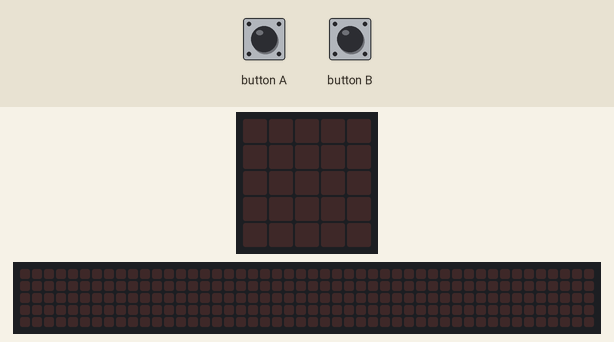
Recording of a program running on a simulated BBC micro:bit (MakeCode). Shown: the board's 5×5 LED display, a strip that is not on the board, showing the scrolling text unrolled. Inputs (shaded band) come from the test bench. The 48×5 strip is a reading aid, not a part: it shows the text the display is scrolling, unrolled, one strip-width of it at a time.

Above: at 1.2 s.
1.3 s: button B pressed for 0.15 s
At 1.52 s:
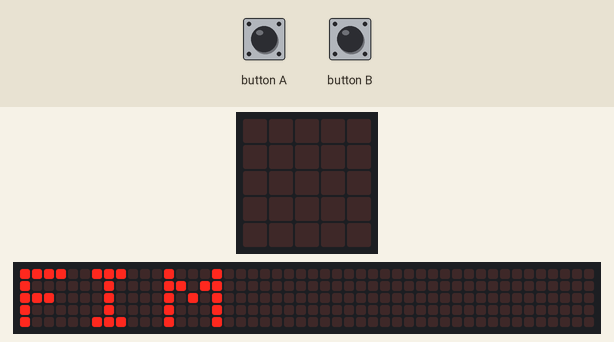
4.3 s: button A pressed for 0.15 s
At 5.8 s:
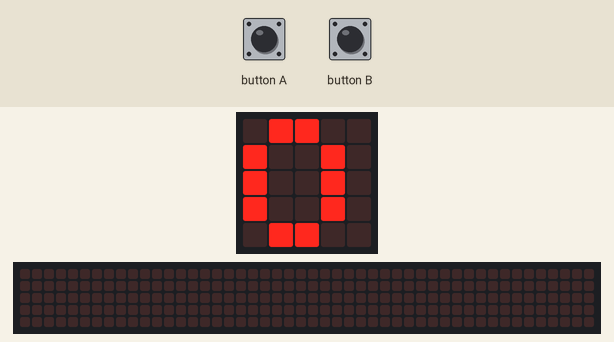
7.4 s: button B pressed for 0.15 s
At 7.62 s:
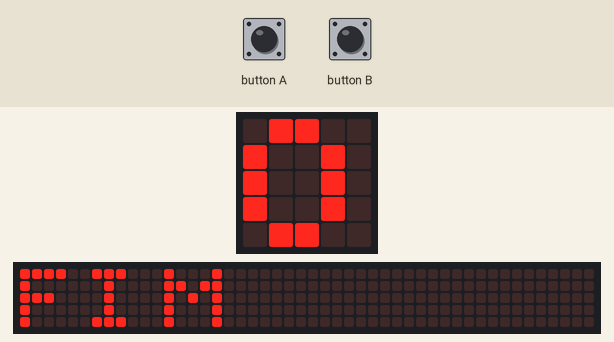
10.4 s: button B pressed for 0.15 s
At 12.37 s:
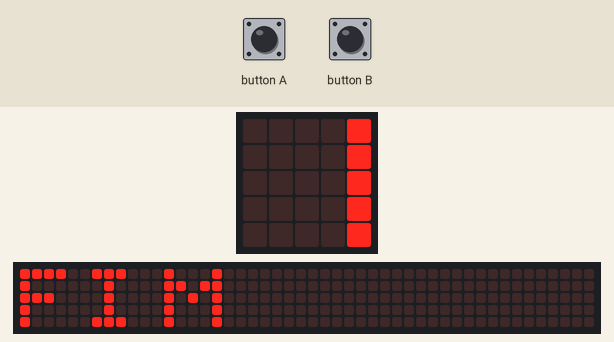
Timing chart, 0 to 13.9 s (numbered marks = the images above; inputs shaded):
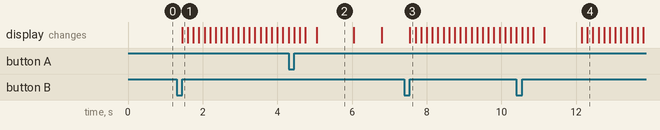

The program:

main.ts
```typescript
let numero = 0
let Número = 0
input.onButtonPressed(Button.A, function () {
    numero = 0
    while (Número <= 10) {
        basic.showNumber(Número)
        basic.pause(1000)
        numero += 1
    }
    basic.showString("FIM")
    basic.pause(1000)
    basic.clearScreen()
})
input.onButtonPressed(Button.B, function () {
    numero = 10
    while (Número >= 10) {
        basic.showNumber(Número)
        basic.pause(1000)
        numero += -1
    }
    basic.showString("FIM")
    basic.pause(1000)
    basic.clearScreen()
})
```

test.ts
```typescript
// testes vão aqui; isto não será compilado quando este pacote for usado como uma extensão.
```

Measured:
- after the input at 1.3 s, the display: changes after 0.15 s (image 1)
- after the input at 4.3 s, the display: first differs from a run without the input after 0.75 s (image 2)
- after the input at 7.4 s, the display: changes after 0.15 s (image 3)
- what the display in image 2 shows lasts 1.0 s, from 5.1 s to 6.1 s
